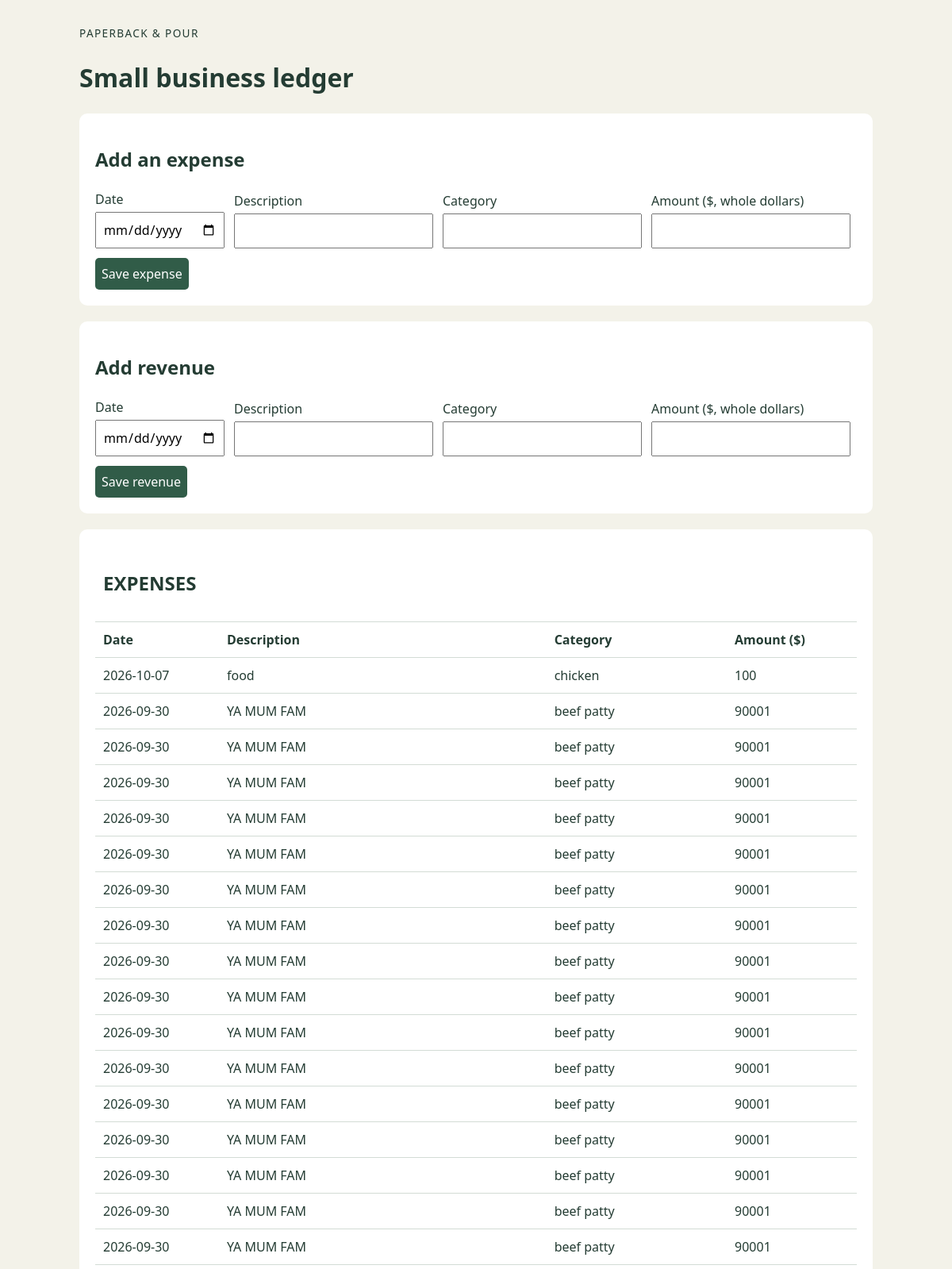
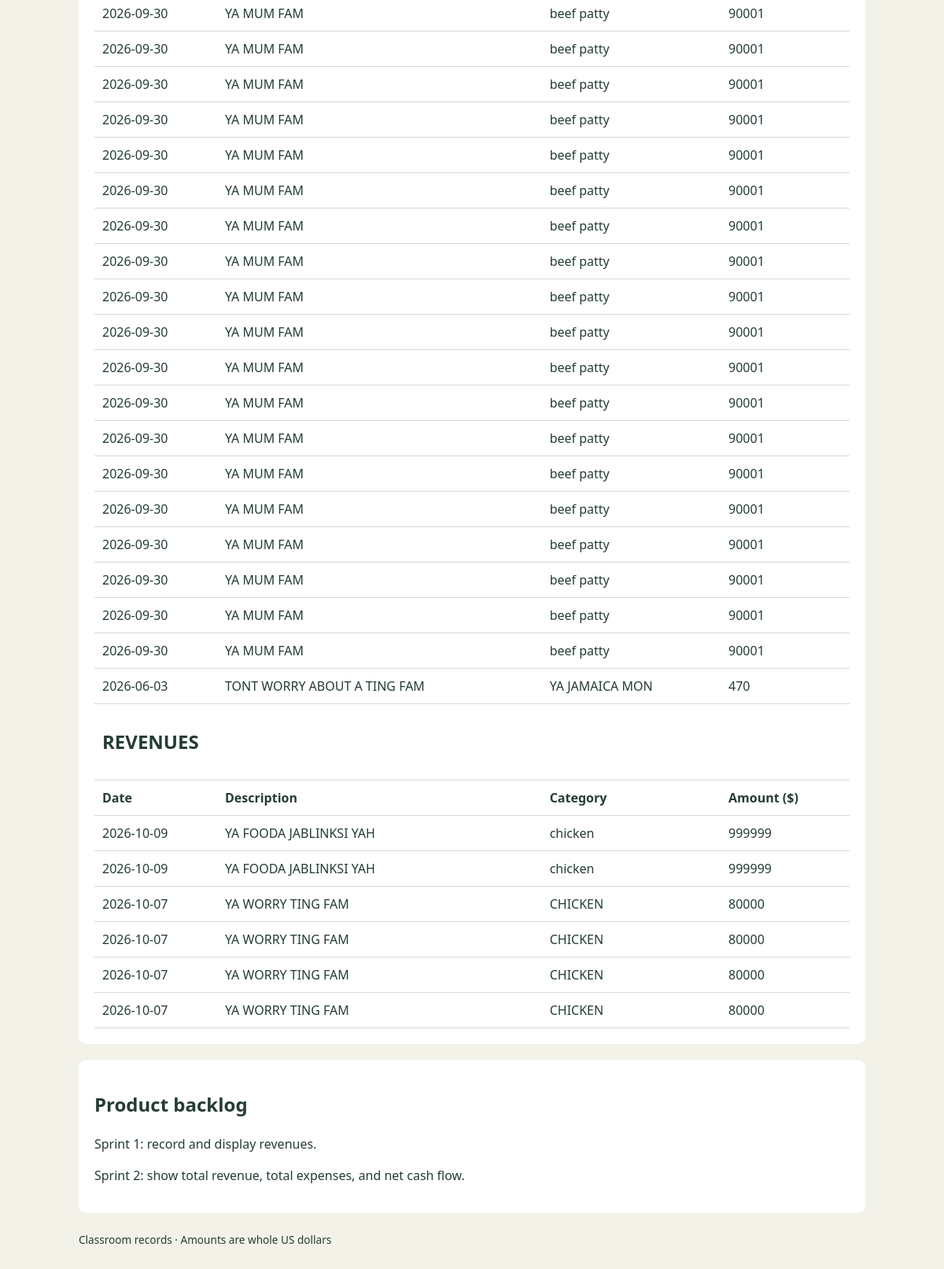
The page / on the database its author committed (2 pictures, top to bottom).
### tables this page shows
CREATE TABLE expenses (
    id INTEGER PRIMARY KEY,
    entry_date TEXT NOT NULL,
    description TEXT NOT NULL,
    category TEXT NOT NULL,
    amount INTEGER NOT NULL CHECK(amount >= 0)
);

CREATE TABLE revenues (
    id INTEGER PRIMARY KEY,
    entry_date TEXT NOT NULL,
    description TEXT NOT NULL,
    category TEXT NOT NULL,
    amount INTEGER NOT NULL CHECK(amount >= 0)
);

### app.py (the view, shortened to what this page needs)
@app.route("/", methods=["GET", "POST"])
def index():
    return render_template("index.html", expenses=models.get_expenses(), revenues=models.get_revenues())

### models.py (called while the page is built)
def query(sql: str, values: tuple[str | float, ...] | tuple[()] = ()) -> list[Any]:
    connection = sqlite3.connect(DB_PATH)
    connection.row_factory = sqlite3.Row
    rows = connection.execute(sql, values).fetchall()
    connection.commit()
    connection.close()
    return rows

def get_expenses() -> list[Any]:
    return query("SELECT * FROM expenses ORDER BY entry_date DESC, id DESC")

def get_revenues() -> list[Any]:
    return query(
        '''
        SELECT *
        FROM revenues
        ORDER BY entry_date DESC, id DESC
        '''
    )

### templates/index.html
{% extends "base.html" %}
{% block content %}
<section><h2>Add an expense</h2>
  <form method="post">
    <label>Date <input type="date" name="expenses__entry_date" required></label>
    <label>Description <input name="expenses__description" required></label>
    <label>Category <input name="expenses__category" required></label>
    <label>Amount ($, whole dollars) <input type="number" name="expenses__amount" min="0" step="1" required></label>
    <button type="submit">Save expense</button>
  </form>
  </section>
  <section><h2>Add revenue</h2>
  <form method="post">
    <label>Date <input type="date" name="revenues__entry_date" required></label>
    <label>Description <input name="revenues__description" required></label>
    <label>Category <input name="revenues__category" required></label>
    <label>Amount ($, whole dollars) <input type="number" name="revenues__amount" min="0" step="1" required></label>
    <button type="submit">Save revenue</button>
  </form>
</section>
<section>
  <table>
    <thead><tr><td colspan="4"><h2>EXPENSES</h2></th></td></thead>
    <thead><tr><th>Date</th><th>Description</th><th>Category</th><th>Amount ($)</th></tr></thead>
    <tbody>
      {% for expense in expenses %}
      <tr><td>{{ expense['entry_date'] }}</td><td>{{ expense['description'] }}</td><td>{{ expense['category'] }}</td><td>{{ expense['amount'] }}</td></tr>
      {% else %}<tr><td colspan="4">No expenses yet. Add the first record.</td></tr>{% endfor %}
    </tbody>
    <thead><tr><td colspan="4"><h2>REVENUES</h2></th></td></thead>
    <thead><tr><th>Date</th><th>Description</th><th>Category</th><th>Amount ($)</th></tr></thead>
    <tbody>
      {% for revenues in revenues %}
      <tr><td>{{ revenues['entry_date'] }}</td><td>{{ revenues['description'] }}</td><td>{{ revenues['category'] }}</td><td>{{ revenues['amount'] }}</td></tr>
      {% else %}<tr><td colspan="4">No revenues yet. Add the first record.</td></tr>{% endfor %}
    </tbody>
  </table>
</section>
<section><h2>Product backlog</h2>
<p>Sprint 1: record and display revenues.</p>
<p>Sprint 2: show total revenue, total expenses, and net cash flow.</p>
</section>
{% endblock %}

### templates/base.html (shortened to what this page needs)
<!doctype html>
<html lang="en">
<head>
  <link rel="stylesheet" href="{{ url_for('static', filename='style.css') }}">
</head>
<body>
  <header><p>Paperback &amp; Pour</p><h1>Small business ledger</h1></header>
  <main>{% block content %}{% endblock %}</main>
  <footer>Classroom records · Amounts are whole US dollars</footer>
</body>
</html>

### static/style.css (style rules this page uses)
body { font-family: system-ui, sans-serif; max-width: 1000px; margin: 32px auto; padding: 0 20px; color: #243c33; background: #f3f2e9; line-height: 1.5; }
header p { text-transform: uppercase; letter-spacing: .1em; font-size: .85rem; }
section { padding: 20px; margin: 20px 0; background: white; border-radius: 10px; overflow-x: auto; }
form { display: flex; gap: 12px; flex-wrap: wrap; align-items: end; }
label { display: flex; flex-direction: column; gap: 4px; }
input, select, button { font: inherit; padding: 8px; }
button { color: white; background: #315c48; border: 0; border-radius: 5px; cursor: pointer; }
table { width: 100%; border-collapse: collapse; }
th, td { padding: 10px; text-align: left; border-bottom: 1px solid #d3dcd5; }
footer { font-size: .85rem; margin-top: 24px; }

### rows shown on the page
expenses: entry_date "2026-10-07", description "food", category "chicken", amount "100"
expenses: entry_date "2026-09-30", description "YA MUM FAM", category "beef patty", amount "90001"
expenses: entry_date "2026-09-30", description "YA MUM FAM", category "beef patty", amount "90001"
expenses: entry_date "2026-09-30", description "YA MUM FAM", category "beef patty", amount "90001"
expenses: entry_date "2026-09-30", description "YA MUM FAM", category "beef patty", amount "90001"
expenses: entry_date "2026-09-30", description "YA MUM FAM", category "beef patty", amount "90001"
expenses: entry_date "2026-09-30", description "YA MUM FAM", category "beef patty", amount "90001"
expenses: entry_date "2026-09-30", description "YA MUM FAM", category "beef patty", amount "90001"
expenses: entry_date "2026-09-30", description "YA MUM FAM", category "beef patty", amount "90001"
expenses: entry_date "2026-09-30", description "YA MUM FAM", category "beef patty", amount "90001"
expenses: entry_date "2026-09-30", description "YA MUM FAM", category "beef patty", amount "90001"
expenses: entry_date "2026-09-30", description "YA MUM FAM", category "beef patty", amount "90001"
expenses: entry_date "2026-09-30", description "YA MUM FAM", category "beef patty", amount "90001"
expenses: entry_date "2026-09-30", description "YA MUM FAM", category "beef patty", amount "90001"
expenses: entry_date "2026-09-30", description "YA MUM FAM", category "beef patty", amount "90001"
expenses: entry_date "2026-09-30", description "YA MUM FAM", category "beef patty", amount "90001"
expenses: entry_date "2026-09-30", description "YA MUM FAM", category "beef patty", amount "90001"
expenses: entry_date "2026-09-30", description "YA MUM FAM", category "beef patty", amount "90001"
expenses: entry_date "2026-09-30", description "YA MUM FAM", category "beef patty", amount "90001"
expenses: entry_date "2026-09-30", description "YA MUM FAM", category "beef patty", amount "90001"
expenses: entry_date "2026-09-30", description "YA MUM FAM", category "beef patty", amount "90001"
expenses: entry_date "2026-09-30", description "YA MUM FAM", category "beef patty", amount "90001"
expenses: entry_date "2026-09-30", description "YA MUM FAM", category "beef patty", amount "90001"
expenses: entry_date "2026-09-30", description "YA MUM FAM", category "beef patty", amount "90001"
expenses: entry_date "2026-09-30", description "YA MUM FAM", category "beef patty", amount "90001"
expenses: entry_date "2026-09-30", description "YA MUM FAM", category "beef patty", amount "90001"
expenses: entry_date "2026-09-30", description "YA MUM FAM", category "beef patty", amount "90001"
expenses: entry_date "2026-09-30", description "YA MUM FAM", category "beef patty", amount "90001"
expenses: entry_date "2026-09-30", description "YA MUM FAM", category "beef patty", amount "90001"
expenses: entry_date "2026-09-30", description "YA MUM FAM", category "beef patty", amount "90001"
expenses: entry_date "2026-09-30", description "YA MUM FAM", category "beef patty", amount "90001"
expenses: entry_date "2026-09-30", description "YA MUM FAM", category "beef patty", amount "90001"
expenses: entry_date "2026-09-30", description "YA MUM FAM", category "beef patty", amount "90001"
expenses: entry_date "2026-09-30", description "YA MUM FAM", category "beef patty", amount "90001"
expenses: entry_date "2026-09-30", description "YA MUM FAM", category "beef patty", amount "90001"
expenses: entry_date "2026-09-30", description "YA MUM FAM", category "beef patty", amount "90001"
expenses: entry_date "2026-06-03", description "TONT WORRY ABOUT A TING FAM", category "YA JAMAICA MON", amount "470"
revenues: entry_date "2026-10-09", description "YA FOODA JABLINKSI YAH", category "chicken", amount "999999"
revenues: entry_date "2026-10-09", description "YA FOODA JABLINKSI YAH", category "chicken", amount "999999"
revenues: entry_date "2026-10-07", description "YA WORRY TING FAM", category "CHICKEN", amount "80000"
revenues: entry_date "2026-10-07", description "YA WORRY TING FAM", category "CHICKEN", amount "80000"
revenues: entry_date "2026-10-07", description "YA WORRY TING FAM", category "CHICKEN", amount "80000"
revenues: entry_date "2026-10-07", description "YA WORRY TING FAM", category "CHICKEN", amount "80000"
